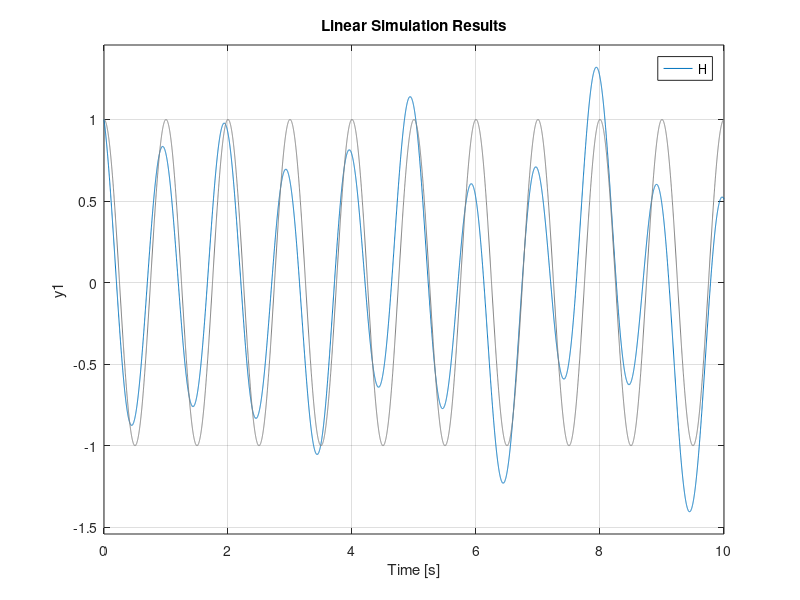

Recreate this plot in MATLAB.
%======================================================================
% Ali Omrani
% id = 810193457
% Computer Assignment 4 - Problem 2
% File name: P2.m
% University of Tehran, Electrical and Computer Engineering faculty
% Signals and Systems, Fall 95
%======================================================================
clc
close all
clear

%% a
H1 = tf([1 , 0],[1 , 4]);
H2 = tf([1 , 0 ] , [1 , 0 , 4 ]);
H3 = tf([1 , 0 , 0] , [1 , 0 , 4 ]);
H4 = parallel(H1,H2);
H = series(H4,H3);

%% b
t=0:0.001:10;
x=cos(2*pi*t);
lsim(H,x,t);